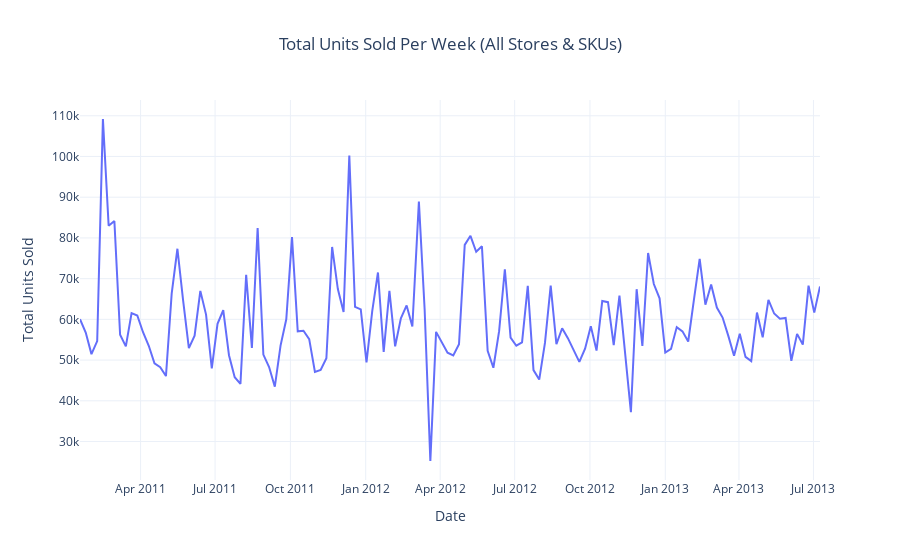

Notebook code for this chart:
### Markdown cell above
###  Sales trends over time (check seasonality)

### Code cell
import plotly.express as px
from statsmodels.tsa.seasonal import seasonal_decompose

# 1. Aggregate sales by week
# We sum up all units_sold for each week to get one single time series
total_sales_per_week = train.groupby('week')['units_sold'].sum()

# 2. Plot the total sales over time
fig = px.line(total_sales_per_week,
              x=total_sales_per_week.index,
              y='units_sold',
              title='Total Units Sold Per Week (All Stores & SKUs)',
              labels={'units_sold': 'Total Units Sold', 'week': 'Date'})
fig.update_layout(title_x=0.5, template='plotly_white')
fig.show()

### Figure 1 — Plotly figure (JSON) as saved in the notebook; plotly's stock layout.template omitted (floating-point values rounded to 4 significant figures; data arrays with more than 128 entries replaced by an {"elided": "..."} marker saying what was removed)
{"data": [{"hovertemplate": "Date=%{x}<br>Total Units Sold=%{y}<extra></extra>", "legendgroup": "", "line": {"color": "#636efa", "dash": "solid"}, "marker": {"symbol": "circle"}, "mode": "lines", "name": "", "orientation": "v", "showlegend": false, "type": "scatter", "x": {"elided": "130 str values"}, "xaxis": "x", "y": {"elided": "130 int values"}, "yaxis": "y"}], "layout": {"legend": {"tracegroupgap": 0}, "title": {"text": "Total Units Sold Per Week (All Stores & SKUs)", "x": 0.5}, "xaxis": {"anchor": "y", "domain": [0, 1], "title": {"text": "Date"}}, "yaxis": {"anchor": "x", "domain": [0, 1], "title": {"text": "Total Units Sold"}}}}
